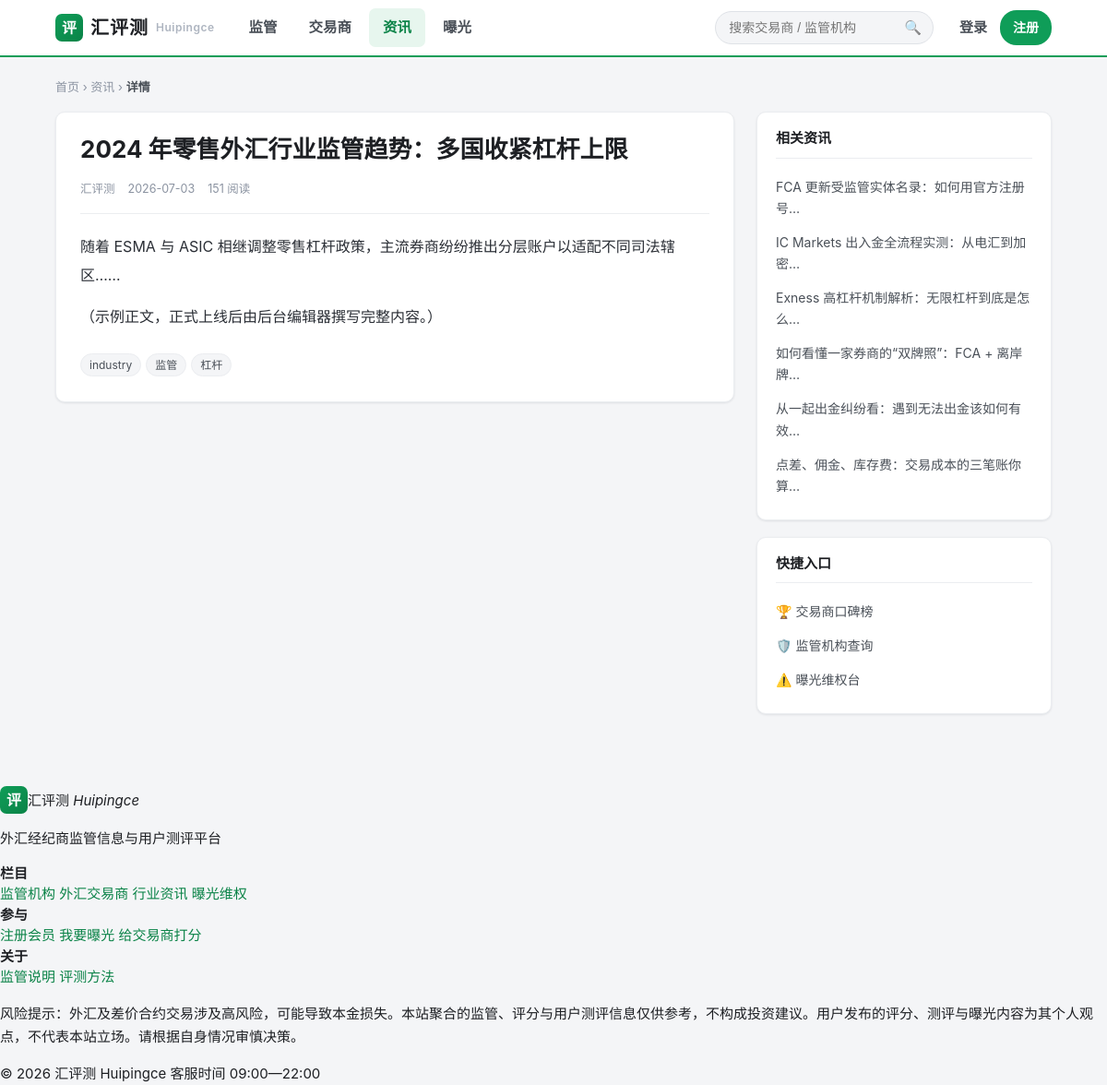
The page /article-detail.php?id=art_demo00 on the database its author committed.
### tables this page shows
CREATE TABLE IF NOT EXISTS `articles` (
  `id`         VARCHAR(40)  NOT NULL,
  `cat_id`     INT UNSIGNED DEFAULT NULL,
  `broker_id`  VARCHAR(40)  DEFAULT NULL COMMENT '关联交易商（可空）',
  `title`      VARCHAR(255) NOT NULL,
  `slug`       VARCHAR(160) DEFAULT '',
  `cover`      TEXT         COMMENT '封面图 URL',
  `summary`    TEXT         COMMENT '摘要',
  `content`    LONGTEXT     COMMENT 'HTML 正文',
  `source`     VARCHAR(80)  DEFAULT '' COMMENT '来源',
  `author`     VARCHAR(60)  DEFAULT '汇评测',
  `tags`       VARCHAR(255) DEFAULT '',
  `read_time`  TINYINT      DEFAULT 5,
  `views`      INT          DEFAULT 0,
  `featured`   TINYINT      DEFAULT 0,
  `status`     ENUM('draft','scheduled','published') DEFAULT 'draft',
  `publish_at` INT          DEFAULT NULL,
  `created_at` INT          NOT NULL DEFAULT 0,
  `updated_at` INT          DEFAULT NULL,
  PRIMARY KEY (`id`),
  KEY `idx_status_pub` (`status`,`publish_at`),
  KEY `idx_cat` (`cat_id`),
  KEY `idx_broker` (`broker_id`),
  KEY `idx_slug` (`slug`)
);

### includes/helpers.php (called while the page is built, shortened)
<?php
function published_where($alias = '') {
    $a = $alias ? $alias.'.' : '';
    return "{$a}status='published' AND ({$a}publish_at IS NULL OR {$a}publish_at <= ".now_ts().")";
}
function num_short($n) {
    $n = (int)$n;
    return (string)$n;
}

### includes/db.php (called while the page is built, shortened)
<?php
function db() {
    static $pdo = null;
    if ($pdo === null) {
        $dsn = 'mysql:host='.DB_HOST.';dbname='.DB_NAME.';charset=utf8mb4';
        $pdo = new PDO($dsn, DB_USER, DB_PASS, [
            PDO::ATTR_ERRMODE            => PDO::ERRMODE_EXCEPTION,
            PDO::ATTR_DEFAULT_FETCH_MODE => PDO::FETCH_ASSOC,
            PDO::ATTR_EMULATE_PREPARES   => false,
        ]);
    }
    return $pdo;
}
function h($s)    { return htmlspecialchars((string)$s, ENT_QUOTES, 'UTF-8'); }
function now_ts() { return time(); }
require_once __DIR__ . '/helpers.php';

### article-detail.php (the view, shortened to what this page needs)
<?php
require_once __DIR__ . '/includes/db.php';
require_once __DIR__ . '/includes/header.php';
require_once __DIR__ . '/includes/footer.php';
$id=$_GET['id']??'';
$st=db()->prepare("SELECT a.*, c.name cat_name, c.slug cat_slug, b.name bname
    FROM articles a LEFT JOIN article_cats c ON a.cat_id=c.id LEFT JOIN brokers b ON a.broker_id=b.id
    WHERE a.id=? AND ".published_where('a')." LIMIT 1");
$st->execute([$id]); $a=$st->fetch();
$rel=db()->prepare("SELECT id,title FROM articles WHERE cat_id<=>? AND id<>? AND ".published_where()." ORDER BY COALESCE(publish_at,created_at) DESC LIMIT 6");
$rel->execute([$a['cat_id'],$id]); $rel=$rel->fetchAll();
?>
<div class="crumb"><a href="/">首页</a> › <a href="/articles.php">资讯</a><?=$a['cat_slug']?' › <a href="/articles.php?cat='.h($a['cat_slug']).'">'.h($a['cat_name']).'</a>':''?> › <b>详情</b></div>
<div class="layout">
  <article class="card panel">
    <h1 style="font-size:26px;line-height:1.4"><?=h($a['title'])?></h1>
    <div class="art-meta" style="margin:14px 0 20px;padding-bottom:16px;border-bottom:1px solid var(--line)">
      <span><?=h($a['author'])?></span>
      <span><?=date('Y-m-d',$a['publish_at']?:$a['created_at'])?></span>
      <span><?=num_short($a['views']+1)?> 阅读</span>
    </div>
    <div class="art-body"><?=$a['content']?></div>
    <?php if($a['tags']): ?><div style="margin-top:24px"><?php foreach(explode(',',$a['tags']) as $t){ if(trim($t)) echo '<span class="tag">'.h(trim($t)).'</span>'; } ?></div><?php endif; ?>
  </article>
  <aside>
    <?php if($rel): ?>
    <div class="card side-card">
      <h3>相关资讯</h3>
      <div class="side-list">
        <?php foreach($rel as $x): ?>
          <a href="/article-detail.php?id=<?=h($x['id'])?>"><?=h(mb_strimwidth($x['title'],0,42,'…','UTF-8'))?></a>
        <?php endforeach; ?>
      </div>
    </div>
    <?php endif; ?>
    <div class="card side-card">
      <h3>快捷入口</h3>
      <div class="side-list">
        <a href="/brokers.php">🏆 交易商口碑榜</a>
        <a href="/regulators.php">🛡️ 监管机构查询</a>
        <a href="/exposure.php">⚠️ 曝光维权台</a>
      </div>
    </div>
  </aside>
</div>

### assets/css/app.css (style rules this page uses)
:root { --green:#0f9d58; --green-d:#0a8347; --green-l:#e7f6ee; --amber:#ff9a1e; --amber-d:#f07c00; --red:#e64848; --red-l:#fdeaea; --blue:#3b7bd6; --ink:#1d1f23; --sub:#4a5058; --muted:#8b93a1; --faint:#aeb5c0; --bg:#f4f5f7; --card:#ffffff; --line:#ebedf0; --line-d:#dfe2e7; --radius:10px; --radius-s:7px; --shadow:0 1px 3px rgba(20,30,50,.06),0 1px 2px rgba(20,30,50,.04); --shadow-h:0 6px 22px rgba(20,30,50,.10); --maxw:1120px; --grade-aaa:#0f9d58; --grade-aa:#3b9c6e; --grade-a:#3b7bd6; --grade-b:#e0952a; --grade-c:#e05a2a; }
* { box-sizing:border-box }
html { -webkit-text-size-adjust:100% }
body { margin:0; background:var(--bg); color:var(--ink); font:15px/1.65 -apple-system,BlinkMacSystemFont,"PingFang SC","Microsoft YaHei","Segoe UI",Roboto,Helvetica,Arial,sans-serif; min-width:1120px; }
a { color:var(--green-d); text-decoration:none }
h1,h2,h3,h4 { margin:0; font-weight:700; line-height:1.35 }
.card { background:var(--card); border:1px solid var(--line); border-radius:var(--radius); box-shadow:var(--shadow) }
.layout { display:grid; grid-template-columns:1fr 320px; gap:24px; align-items:start }
.crumb { font-size:13px; color:var(--muted); margin-bottom:16px }
.crumb a { color:var(--muted) }
.crumb b { color:var(--sub); font-weight:600 }
.tag { display:inline-block; padding:2px 9px; background:var(--bg); border:1px solid var(--line); border-radius:20px; font-size:12px; color:var(--sub); margin:0 5px 5px 0 }
.panel { padding:22px 26px; margin-bottom:20px }
.art-meta { font-size:12.5px; color:var(--muted); margin-top:9px; display:flex; gap:14px }
.art-body { font-size:16px; line-height:1.9; color:#2b2f36 }
.art-body p { margin:0 0 15px }
.side-card { padding:18px 20px; margin-bottom:18px }
.side-card h3 { font-size:15px; margin-bottom:12px; padding-bottom:10px; border-bottom:1px solid var(--line) }
.side-list a { display:flex; align-items:center; gap:10px; padding:7px 0; color:var(--sub); font-size:14px }

### rows shown on the page
articles: title "2024 年零售外汇行业监管趋势：多国收紧杠杆上限", author "汇评测", publish_at "2026-07-03", num_short($a['views']+1) "151", content "随着 ESMA 与 ASIC 相继调整零售杠杆政策，主流券商纷纷推出分层账户以适配不同司法辖区…… （示例正文，正式上线后由后台编辑器撰写完整内容。）", tags "industry", tags "监管", tags "杠杆"
articles: title "FCA 更新受监管实体名录：如何用官方注册号…"
articles: title "IC Markets 出入金全流程实测：从电汇到加密…"
articles: title "Exness 高杠杆机制解析：无限杠杆到底是怎么…"
articles: title "如何看懂一家券商的“双牌照”：FCA + 离岸牌…"
articles: title "从一起出金纠纷看：遇到无法出金该如何有效…"
articles: title "点差、佣金、库存费：交易成本的三笔账你算…"

### other values the page prints
$siteName "汇评测"
$siteEn "Huipingce"
$n[2] "监管"
$n[2] "交易商"
$n[2] "资讯"
$n[2] "曝光"
$slogan "外汇经纪商监管信息与用户测评平台"
$svc "09:00—22:00"
